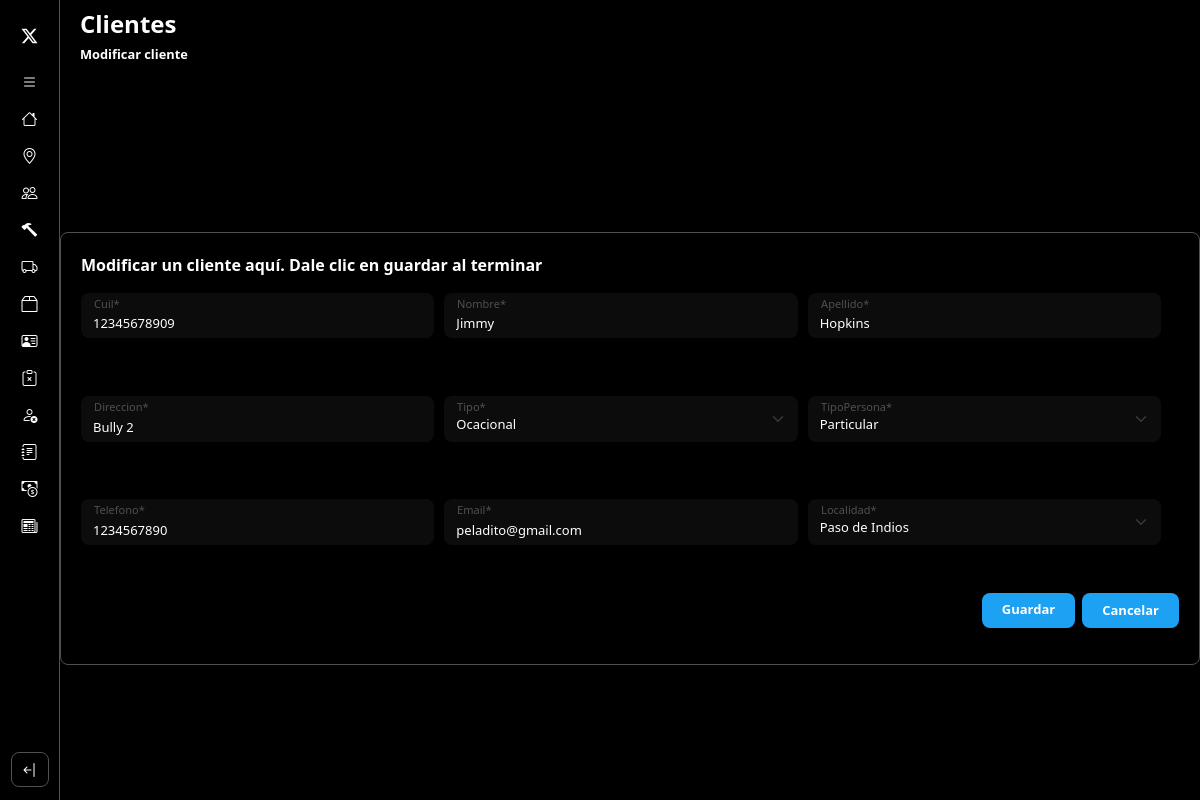
/modificarCliente/12345678909, run on the app's committed database.
### core/models.py (models this page shows, shortened)
class Cliente(models.Model):
    TIPO = {
        (1, 'Ocacional'),
        (2, 'Habitual'),
    }
    TIPOPERSONA = {
        (1, 'Particular'),
        (2, 'Juridico')
    }
    nombre = models.CharField(max_length=50)
    apellido = models.CharField(max_length=50)
    direccion = models.CharField(max_length=50)
    tipo = models.PositiveIntegerField(choices=TIPO)
    tipoPersona = models.PositiveIntegerField(choices=TIPOPERSONA)
    cuil = models.IntegerField(primary_key=True)
    telefono = models.IntegerField()
    email = models.EmailField(max_length=254)
    localidad = models.ForeignKey(Localidad, on_delete=models.DO_NOTHING)

class Localidad(models.Model):
    cp = models.IntegerField(primary_key=True)
    nombre = models.CharField(max_length=100)
    def __str__(self):
        return self.nombre

### core/views.py (the view, shortened to what this page needs)
# urls.py: path('modificarCliente/<int:pk>', updateCliente.as_view(), name = 'modificarCliente'),
class updateCliente(UpdateView):
    model = Cliente
    form_class = ClienteForm
    template_name = 'cliente/modificarCliente.html'
    success_url = reverse_lazy('gestionClientes')
    def get_form_kwargs(self):
        kwargs = super(updateCliente, self).get_form_kwargs()
        kwargs['is_modificar'] = True
        return kwargs

### core/templates/cliente/modificarCliente.html
{% extends 'layouts/baseForm.html' %}
{% load static %}
{% load crispy_forms_tags %}
{% block cssVista %}
    <link href="{% static 'css/cliente.css' %}" rel="stylesheet" />
{% endblock %}
{% block title %}
    <h1 class="titulo">Clientes</h1>
    <h2 class="operacion">Modificar cliente</h2>
{% endblock %}
{% block formulario %}
    <div class="container container-form">
        {% crispy form %}
    </div>
{% endblock %}

### static/css/base.css (style rules this page uses)
* { margin: 0; padding: 0; box-sizing: border-box; }
body { background-color: black; }

### static/css/baseForm.css (style rules this page uses)
.seccion-cabecera > h1 { font-size: 1.5rem; font-weight: 600; }
.seccion-cabecera > h2 { font-size: 0.8rem; font-weight: 700; }
.container-form { color: #505050; border: 1px solid #505050; padding: 20px; border-radius: 8px; transition: box-shadow 0.1s ease-out; }
.container-form > form { background-color: black; max-height: 36rem; }
.form-control, .form-select { width: 100%; background-color: #0c0c0c; color: #FFF; font-size: 13px; border: none; border-radius: 8px !important; }
.operaciones { width: 100%; height: 35px; display: flex; justify-content: end; gap: 8px; }
.btn-Guardar, .btn-Cancelar { background-color: #1DA1F2; color: #FFF; border-radius: 8px !important; padding-inline: 20px; font-weight: 700; border: none !important; font-size: 13px; }
.btn-Cancelar { text-decoration: none; padding-top: 0.5rem; }
.form-floating > label { font-size: 13px !important; }
.info-formulario { font-weight: 600; color: #fff; }

### static/css/cliente.css (style rules this page uses)
.container-inputs-form { height: 300px; width: 1080px; display: grid; grid-template-columns: repeat(3,1fr); gap: 10px; }

### data on the page
Cliente: cuil "12345678909", nombre "Jimmy", apellido "Hopkins", direccion "Bully 2", tipo "Ocacional", tipoPersona "Particular", telefono "1234567890", email "peladito@gmail.com", localidad "Paso de Indios"
